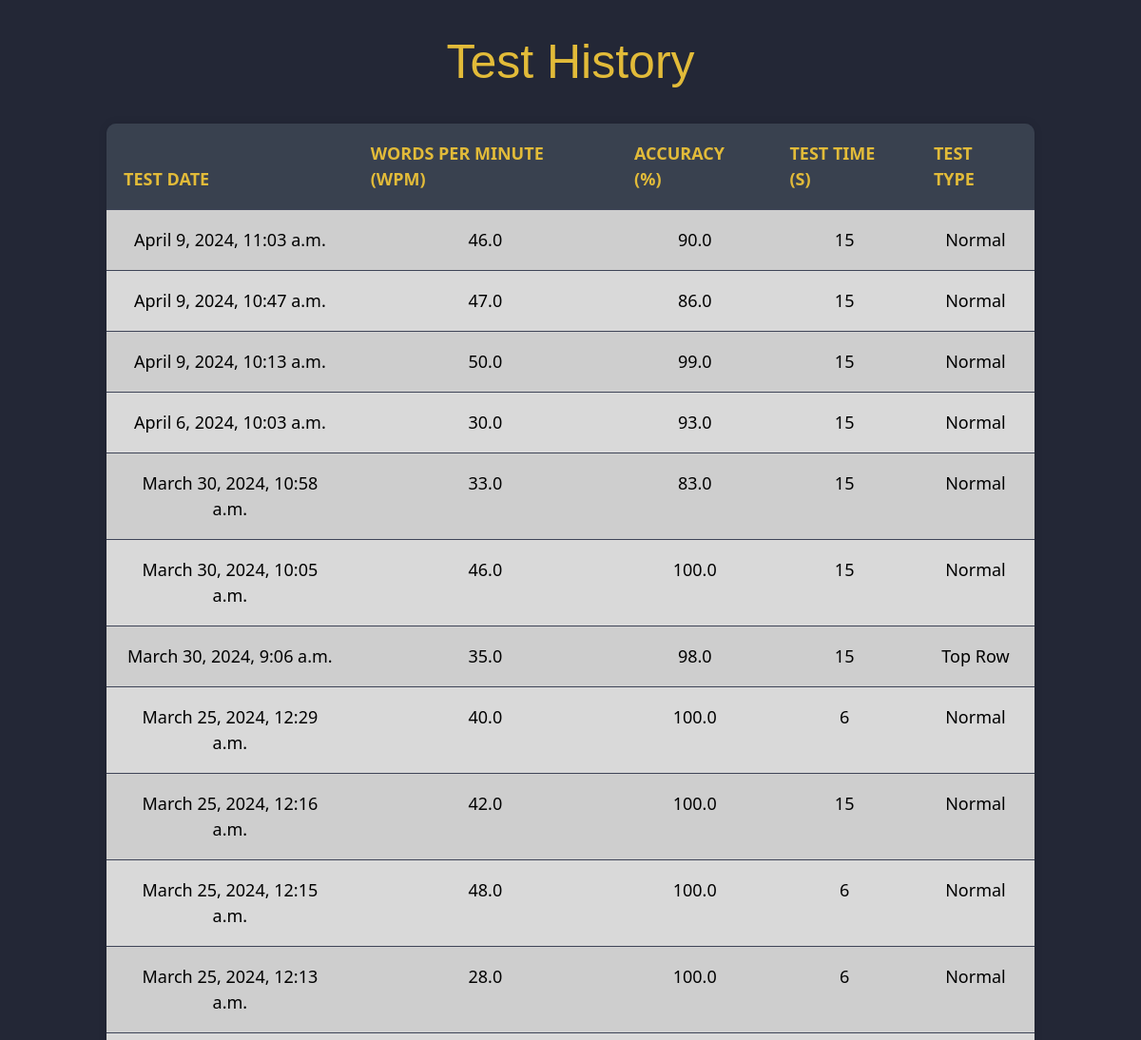
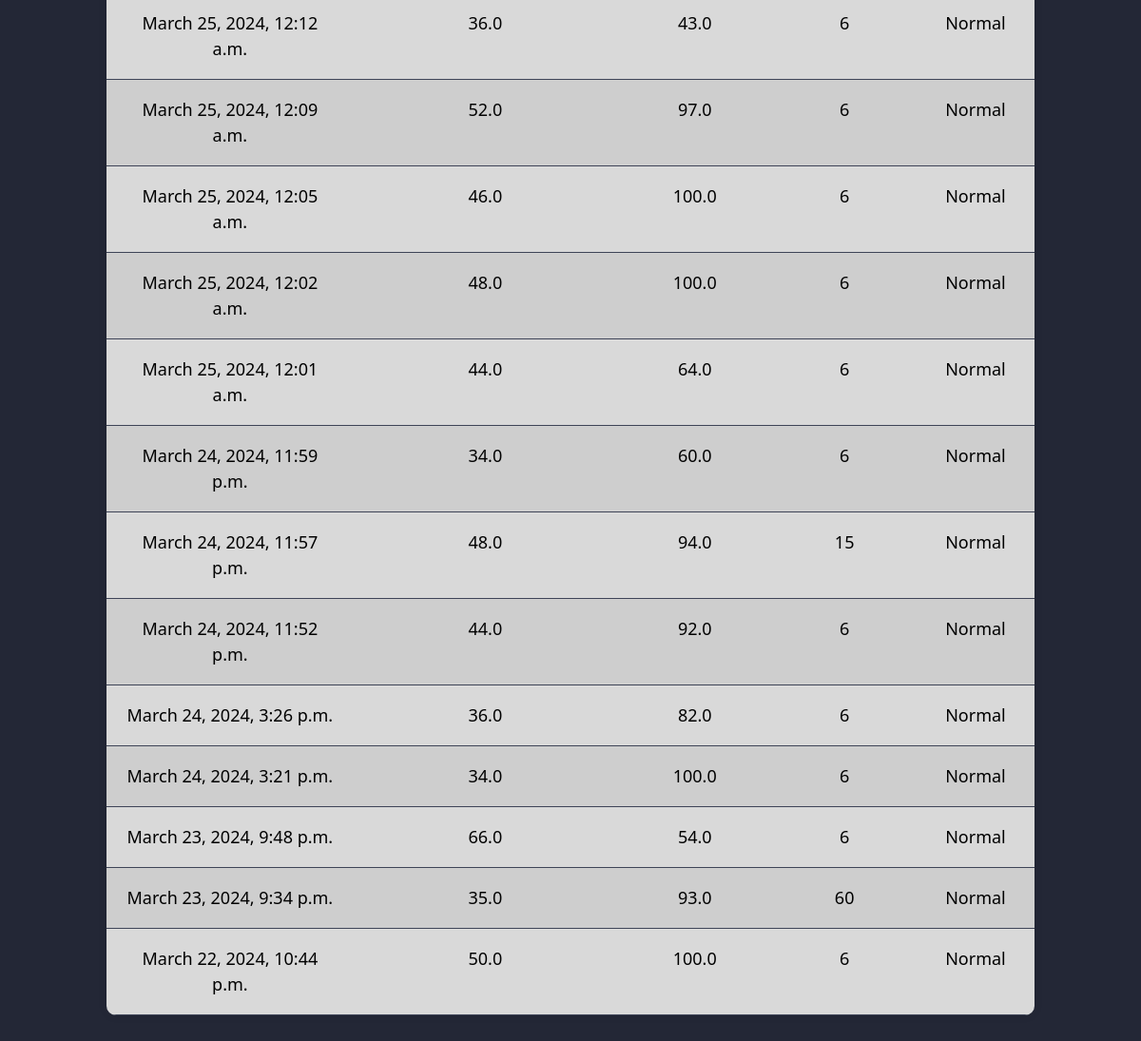
The app's page /profile/ (signed in) with its own data (2 pictures, top to bottom).
### RapidType/models.py (models this page shows)
class TestResult(models.Model):
    user_profile = models.ForeignKey(UserProfile, on_delete=models.CASCADE)
    wpm = models.FloatField()
    accuracy = models.FloatField()
    test_date = models.DateTimeField(auto_now_add=True)
    test_time = models.IntegerField(null=True, default=0)
    text_type = models.CharField(max_length=100, default='')

### RapidType/views.py (the view)
# urls.py: path('profile/',profile,name='profile'),
@login_required
def profile(request):
    try:
        user_profile = UserProfile.objects.get(user=request.user)
    except UserProfile.DoesNotExist:
        user_profile = None
    if user_profile:
        test_results = TestResult.objects.filter(user_profile=user_profile).order_by('-test_date')
    else:
        test_results = []
    return render(request, 'profile.html', {'test_results': test_results})

### RapidType/Templates/profile.html (shortened to what this page needs)
{% load static %}
{% load tz %}
<!DOCTYPE html>
<html lang="en">
<head>
    <link href="https://cdn.jsdelivr.net/npm/bootstrap@5.3.2/dist/css/bootstrap.min.css" rel="stylesheet">
    <link rel="stylesheet" href="{%static 'css/profile.css'%}">
</head>
<body>
    <div class="container">
        <h1>Test History</h1>
                    <table class="table table-striped tab;e-hover">
                        <thead>
                            <tr>
                                <th>Test Date</th>
                                <th>Words Per Minute (WPM)</th>
                                <th>Accuracy (%)</th>
                                <th>Test Time (s)</th>
                                <th>Test Type</th>
                            </tr>
                        </thead>
                        <tbody class="text-center">
                            {% for test_result in test_results %}
                            <tr>
                                <td>{{ test_result.test_date|timezone:"Asia/Kolkata" }}</td>
                                <td>{{ test_result.wpm }}</td>
                                <td>{{ test_result.accuracy }}</td>
                                <td>{{ test_result.test_time }}</td>
                                <td>{{ test_result.text_type }}</td>
                            </tr>
                            {% endfor %}
                        </tbody>
                    </table>
                </div>
</body>
</html>

### RapidType/static/css/profile.css (style rules this page uses)
body { font-family: Arial, sans-serif; background-color: #232736 !important; color: #e2bb39 !important; }
.container { max-width: 1000px; margin: 35px auto; }
h1 { color: #e2bb39 !important; text-align: center; margin-bottom: 35px; font-size: 50px; }
table { font-family: 'Segoe UI', Tahoma, Geneva, Verdana, sans-serif; border-collapse: collapse; border-radius: 10px ; overflow: hidden; box-shadow: 0 0 10px rgba(0, 0, 0, 0.1); background-color: #2c3243 !important; margin-bottom: 30px; }
th, td { padding: 18px !important; border-bottom: 1px solid #3e4457 !important; background-color: #d9d9d9 !important; }
td { font-size: 18px; }
th { font-size: large; background-color: #39414f !important; color: #e2bb39 !important; text-transform: uppercase; }
tbody td { animation: fadeIn 0.5s ease-out; }

### records on screen
TestResult: test_date "April 9, 2024, 11:03 a.m.", wpm "46.0", accuracy "90.0", test_time "15", text_type "Normal"
TestResult: test_date "April 9, 2024, 10:47 a.m.", wpm "47.0", accuracy "86.0", test_time "15", text_type "Normal"
TestResult: test_date "April 9, 2024, 10:13 a.m.", wpm "50.0", accuracy "99.0", test_time "15", text_type "Normal"
TestResult: test_date "April 6, 2024, 10:03 a.m.", wpm "30.0", accuracy "93.0", test_time "15", text_type "Normal"
TestResult: test_date "March 30, 2024, 10:58 a.m.", wpm "33.0", accuracy "83.0", test_time "15", text_type "Normal"
TestResult: test_date "March 30, 2024, 10:05 a.m.", wpm "46.0", accuracy "100.0", test_time "15", text_type "Normal"
TestResult: test_date "March 30, 2024, 9:06 a.m.", wpm "35.0", accuracy "98.0", test_time "15", text_type "Top Row"
TestResult: test_date "March 25, 2024, 12:29 a.m.", wpm "40.0", accuracy "100.0", test_time "6", text_type "Normal"
TestResult: test_date "March 25, 2024, 12:16 a.m.", wpm "42.0", accuracy "100.0", test_time "15", text_type "Normal"
TestResult: test_date "March 25, 2024, 12:15 a.m.", wpm "48.0", accuracy "100.0", test_time "6", text_type "Normal"
TestResult: test_date "March 25, 2024, 12:13 a.m.", wpm "28.0", accuracy "100.0", test_time "6", text_type "Normal"
TestResult: test_date "March 25, 2024, 12:12 a.m.", wpm "36.0", accuracy "43.0", test_time "6", text_type "Normal"
TestResult: test_date "March 25, 2024, 12:09 a.m.", wpm "52.0", accuracy "97.0", test_time "6", text_type "Normal"
TestResult: test_date "March 25, 2024, 12:05 a.m.", wpm "46.0", accuracy "100.0", test_time "6", text_type "Normal"
TestResult: test_date "March 25, 2024, 12:02 a.m.", wpm "48.0", accuracy "100.0", test_time "6", text_type "Normal"
TestResult: test_date "March 25, 2024, 12:01 a.m.", wpm "44.0", accuracy "64.0", test_time "6", text_type "Normal"
TestResult: test_date "March 24, 2024, 11:59 p.m.", wpm "34.0", accuracy "60.0", test_time "6", text_type "Normal"
TestResult: test_date "March 24, 2024, 11:57 p.m.", wpm "48.0", accuracy "94.0", test_time "15", text_type "Normal"
TestResult: test_date "March 24, 2024, 11:52 p.m.", wpm "44.0", accuracy "92.0", test_time "6", text_type "Normal"
TestResult: test_date "March 24, 2024, 3:26 p.m.", wpm "36.0", accuracy "82.0", test_time "6", text_type "Normal"
TestResult: test_date "March 24, 2024, 3:21 p.m.", wpm "34.0", accuracy "100.0", test_time "6", text_type "Normal"
TestResult: test_date "March 23, 2024, 9:48 p.m.", wpm "66.0", accuracy "54.0", test_time "6", text_type "Normal"
TestResult: test_date "March 23, 2024, 9:34 p.m.", wpm "35.0", accuracy "93.0", test_time "60", text_type "Normal"
TestResult: test_date "March 22, 2024, 10:44 p.m.", wpm "50.0", accuracy "100.0", test_time "6", text_type "Normal"
